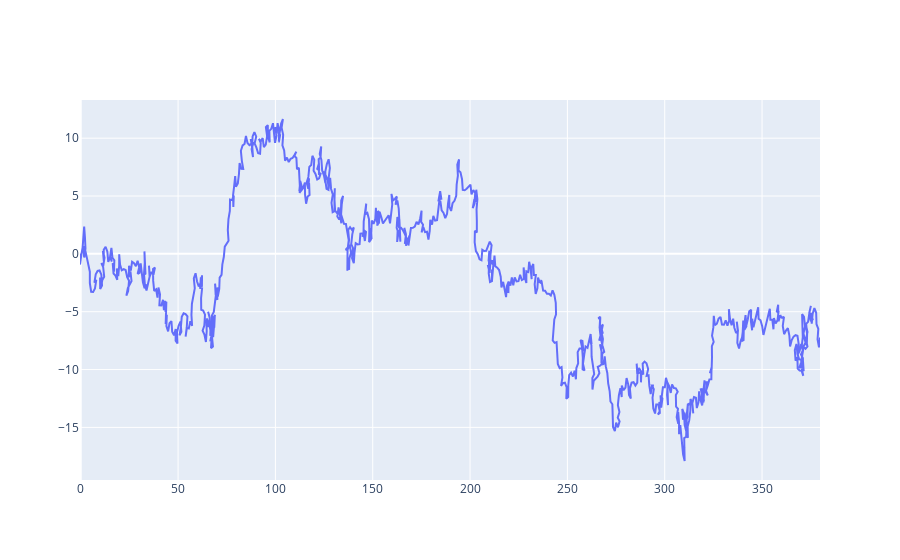

The code cell stored with this chart in its notebook:
### Markdown cell above
# Activity 1: Correlated Random Walk - 1 Trajectory

### Code cell
def correlated_random_walk(n_steps=1000, scale=1.0):
    pos = Vec2d(0, 0)
    trajectory = [pos.to_tuple()]
    
    for i in range(n_steps):
        angle = cauchy.rvs(scale=scale)  # Generar un ángulo con distribución de Cauchy
        step = Vec2d(1, 0).rotated(angle)
        pos += step
        trajectory.append(pos.to_tuple())

    print("Primeros 5 puntos de la trayectoria:", trajectory[:5])  # Verifica si hay datos

    x, y = zip(*trajectory)
    
    print("Cantidad de puntos generados:", len(x))  # Debe ser n_steps + 1

    fig = go.Figure()
    fig.add_trace(go.Scatter(x=x, y=y, mode='lines', name='CRW 1 Trajectory'))
    fig.show()

# Llamada de prueba
correlated_random_walk()

### Figure 1 — Plotly figure (JSON) as saved in the notebook; plotly's stock layout.template omitted (floating-point values rounded to 4 significant figures; data arrays with more than 128 entries replaced by an {"elided": "..."} marker saying what was removed)
{"data": [{"mode": "lines", "name": "CRW 1 Trajectory", "type": "scatter", "x": {"elided": "1001 float values"}, "y": {"elided": "1001 float values"}}], "layout": {}}
